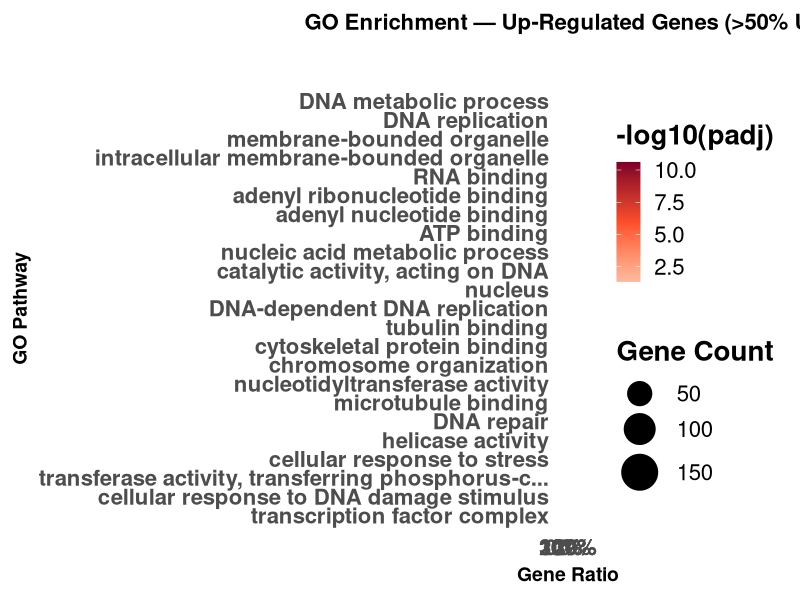
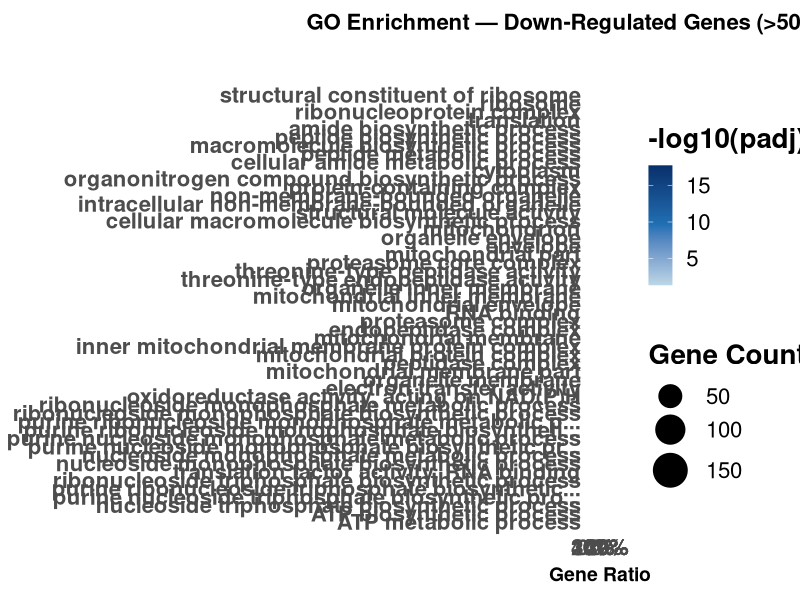
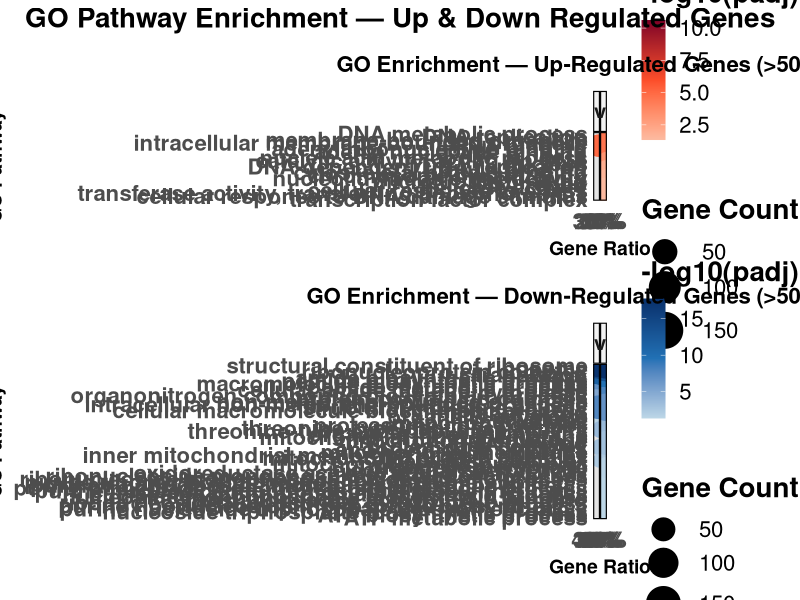

R code for these plots, in order:
# ============================================================================
# DOT PLOT: GO Pathway Enrichment — Up vs Down Classification
# Uses .all_GOenrich files; classifies terms by majority direction
# Combined Up + Down panel plot | High DPI | No transparency
# ============================================================================

library(dplyr)
library(tidyr)
library(ggplot2)
library(patchwork)   # for combining plots side-by-side

# ============================================================================
# PART 1: LOAD FILES
# ============================================================================

setwd("~/GitHub/Hypoxia-Recombination-2026/")

Hypoxia_vs_Control  <- read.csv("inputs/HypoxiavsControl.all_GOenrich_significant.csv")
Normoxia_vs_Control <- read.csv("inputs/NormoxiavsControl.all_GOenrich_significant.csv")

# ============================================================================
# PART 2: ADD COMPARISON LABELS
# ============================================================================

Hypoxia_vs_Control$Comparison  <- "Chamber 8% vs Control 21%"
Normoxia_vs_Control$Comparison <- "Chamber 21% vs Control 21%"

# ============================================================================
# PART 3: COMBINE, FILTER (padj < 0.05), CLASSIFY DIRECTION
# ============================================================================
# Classification rule:
#   - If Up   > 50% of Count  → "Up"
#   - If Down > 50% of Count  → "Down"
#   - Otherwise               → "Mixed" (excluded from both plots)
# ============================================================================

all_data <- bind_rows(
  Hypoxia_vs_Control,
  Normoxia_vs_Control,
  #  Normoxia_vs_Hypoxia
) %>%
  filter(padj < 0.05) %>%
  mutate(
    # Ensure numeric
    Up   = as.numeric(Up),
    Down = as.numeric(Down),
    Count = as.numeric(Count),
    
    # Classify direction
    Direction = case_when(
      Up   / Count > 0.5 ~ "Up",
      Down / Count > 0.5 ~ "Down",
      TRUE               ~ "Mixed"
    )
  )

cat("Total significant entries:   ", nrow(all_data), "\n")
cat("Classified as Up:            ", sum(all_data$Direction == "Up"), "\n")
cat("Classified as Down:          ", sum(all_data$Direction == "Down"), "\n")
cat("Classified as Mixed (excluded):", sum(all_data$Direction == "Mixed"), "\n\n")

up_data   <- filter(all_data, Direction == "Up")
down_data <- filter(all_data, Direction == "Down")

# ============================================================================
# PART 4: SHARED PREP FUNCTION
# ============================================================================

prepare_dotplot_data <- function(df) {
  df %>%
    mutate(
      neg_log10_padj = -log10(padj),
      GeneRatio_numeric = sapply(
        strsplit(as.character(GeneRatio), "/"),
        function(x) as.numeric(x[1]) / as.numeric(x[2])
      ),
      Description_short = ifelse(
        nchar(Description) > 50,
        paste0(substr(Description, 1, 47), "..."),
        Description
      ),
      Comparison = factor(Comparison, levels = c(
        "Chamber 21% vs Control 21%",
        "Chamber 21% vs Chamber 8%",
        "Chamber 8% vs Control 21%"
      ))
    )
}

# ============================================================================
# PART 5: ORDER GO TERMS BY MAX SIGNIFICANCE (per direction separately)
# ============================================================================

get_term_order <- function(df) {
  df %>%
    group_by(Description_short) %>%
    summarise(max_sig = max(neg_log10_padj, na.rm = TRUE), .groups = "drop") %>%
    arrange(max_sig) %>%
    pull(Description_short)
}

# ============================================================================
# PART 6: PLOT FUNCTION
# ============================================================================

make_dotplot <- function(df, direction, title_label, show_legend = TRUE) {
  
  df <- prepare_dotplot_data(df)
  term_order <- get_term_order(df)
  df <- df %>%
    mutate(Description_short = factor(Description_short, levels = term_order))
  
  color_scale <- if (direction == "Up") {
    scale_color_gradientn(
      colors = c("#FCBBA1", "#FC4E2A", "#800026"),
      name = "-log10(padj)"
    )
  } else {
    scale_color_gradientn(
      colors = c("#BDD7E7", "#2171B5", "#08306B"),
      name = "-log10(padj)"
    )
  }
  
  p <- ggplot(
    df,
    aes(
      x     = GeneRatio_numeric,
      y     = Description_short,
      size  = Count,
      color = neg_log10_padj
    )
  ) +
    geom_point(alpha = 1) +
    
    facet_wrap(~Comparison, ncol = 3) +
    
    color_scale +
    
    scale_size_continuous(
      name  = "Gene Count",
      range = c(3, 12)
    ) +
    
    scale_x_continuous(
      name   = "Gene Ratio",
      labels = scales::percent_format(accuracy = 1)
    ) +
    
    labs(
      title = title_label,
      y     = "GO Pathway"
    ) +
    
    theme_minimal(base_size = 20) +
    theme(
      panel.border     = element_rect(color = "black", fill = NA, linewidth = 0.8),
      strip.background = element_rect(color = "black", fill = "grey95", linewidth = 0.8),
      strip.text       = element_text(size = 14, face = "bold"),
      axis.text.y      = element_text(size = 16, face = "bold"),
      axis.text.x      = element_text(size = 16, face = "bold"),
      axis.title       = element_text(size = 14, face = "bold"),
      plot.title       = element_text(size = 16, face = "bold", hjust = 0.5),
      panel.grid.minor = element_blank(),
      panel.grid.major = element_line(color = "grey90"),
      legend.title     = element_text(face = "bold"),
      legend.position  = if (show_legend) "right" else "none"
    )
  
  n_terms <- length(term_order)
  fig_h   <- max(10, n_terms * 0.30 + 4)
  
  return(list(plot = p, height = fig_h, n_terms = n_terms))
}

# ============================================================================
# PART 7: GENERATE INDIVIDUAL PLOTS
# ============================================================================

up_result   <- make_dotplot(up_data,   "Up",   "GO Enrichment — Up-Regulated Genes (>50% Up)")
down_result <- make_dotplot(down_data, "Down", "GO Enrichment — Down-Regulated Genes (>50% Down)")

# Save individual plots
ggsave(
  "outputs/dotplot_UP_regulated_GO.png",
  up_result$plot,
  width  = 20,
  height = up_result$height,
  dpi    = 300,
  bg     = "white"
)
cat("✓ Saved: dotplot_UP_regulated_GO.png  [20 x", round(up_result$height, 1), "in]\n")

ggsave(
  "outputs/dotplot_DOWN_regulated_GO.png",
  down_result$plot,
  width  = 20,
  height = down_result$height,
  dpi    = 300,
  bg     = "white"
)
cat("✓ Saved: dotplot_DOWN_regulated_GO.png  [20 x", round(down_result$height, 1), "in]\n")

# ============================================================================
# PART 8: COMBINED STACKED PLOT (Up on top, Down below)
# ============================================================================
# Use patchwork to stack vertically; heights are proportional to term count

combined <- up_result$plot / down_result$plot +
  plot_layout(heights = c(up_result$n_terms, down_result$n_terms)) +
  plot_annotation(
    title   = "GO Pathway Enrichment — Up & Down Regulated Genes",
    theme   = theme(
      plot.title = element_text(size = 20, face = "bold", hjust = 0.5)
    )
  )

combined_height <- up_result$height + down_result$height

ggsave(
  "outputs/dotplot_COMBINED_UP_DOWN_GO.png",
  combined,
  width  = 20,
  height = combined_height,
  dpi    = 300,
  bg     = "white"
)
cat("✓ Saved: dotplot_COMBINED_UP_DOWN_GO.png  [20 x", round(combined_height, 1), "in]\n")

cat("\nDone! 3 files saved.\n")
